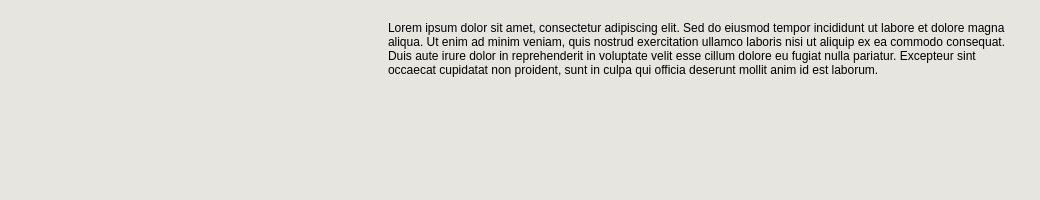
<?xml version="1.0" encoding="UTF-8"?>
<ui version="4.0">
 <class>Blog</class>
 <widget class="QWidget" name="Blog">
  <property name="geometry">
   <rect>
    <x>0</x>
    <y>0</y>
    <width>1040</width>
    <height>200</height>
   </rect>
  </property>
  <property name="sizePolicy">
   <sizepolicy hsizetype="Fixed" vsizetype="Fixed">
    <horstretch>0</horstretch>
    <verstretch>0</verstretch>
   </sizepolicy>
  </property>
  <property name="windowTitle">
   <string>Form</string>
  </property>
  <property name="styleSheet">
   <string notr="true">background-color: rgb(231, 229, 223);</string>
  </property>
  <widget class="QWidget" name="">
   <property name="geometry">
    <rect>
     <x>20</x>
     <y>20</y>
     <width>1008</width>
     <height>162</height>
    </rect>
   </property>
   <layout class="QHBoxLayout" name="horizontalLayout">
    <item>
     <widget class="QLabel" name="newsPicture">
      <property name="sizePolicy">
       <sizepolicy hsizetype="Fixed" vsizetype="Fixed">
        <horstretch>0</horstretch>
        <verstretch>0</verstretch>
       </sizepolicy>
      </property>
      <property name="minimumSize">
       <size>
        <width>240</width>
        <height>160</height>
       </size>
      </property>
      <property name="maximumSize">
       <size>
        <width>240</width>
        <height>160</height>
       </size>
      </property>
      <property name="text">
       <string/>
      </property>
      <property name="pixmap">
       <pixmap>../../picture/p09wrjyz.jpg</pixmap>
      </property>
      <property name="scaledContents">
       <bool>true</bool>
      </property>
     </widget>
    </item>
    <item>
     <spacer name="horizontalSpacer">
      <property name="orientation">
       <enum>Qt::Horizontal</enum>
      </property>
      <property name="sizeHint" stdset="0">
       <size>
        <width>108</width>
        <height>20</height>
       </size>
      </property>
     </spacer>
    </item>
    <item>
     <widget class="QLabel" name="label">
      <property name="minimumSize">
       <size>
        <width>640</width>
        <height>160</height>
       </size>
      </property>
      <property name="maximumSize">
       <size>
        <width>640</width>
        <height>160</height>
       </size>
      </property>
      <property name="styleSheet">
       <string notr="true">font: 18pt &quot;Arial&quot;;
color: rgb(0, 0, 0);</string>
      </property>
      <property name="text">
       <string>Lorem ipsum dolor sit amet, consectetur adipiscing elit. Sed do eiusmod tempor incididunt ut labore et dolore magna aliqua. Ut enim ad minim veniam, quis nostrud exercitation ullamco laboris nisi ut aliquip ex ea commodo consequat. Duis aute irure dolor in reprehenderit in voluptate velit esse cillum dolore eu fugiat nulla pariatur. Excepteur sint occaecat cupidatat non proident, sunt in culpa qui officia deserunt mollit anim id est laborum.</string>
      </property>
      <property name="alignment">
       <set>Qt::AlignLeading|Qt::AlignLeft|Qt::AlignTop</set>
      </property>
      <property name="wordWrap">
       <bool>true</bool>
      </property>
      <property name="margin">
       <number>10</number>
      </property>
     </widget>
    </item>
   </layout>
  </widget>
 </widget>
 <resources/>
 <connections/>
</ui>
